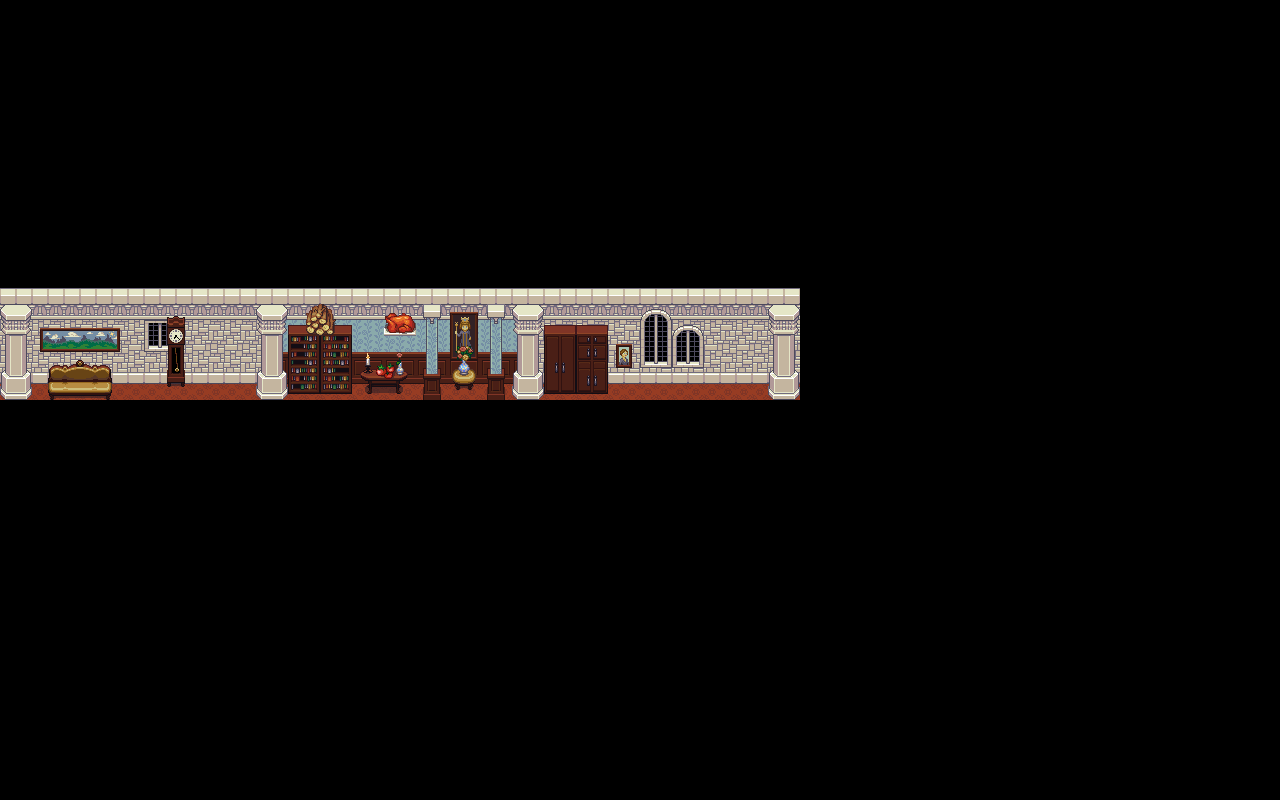

This is a level from a 2D game, rendered from its Tiled map with the project's own tilesets. A one-line summary and the map file follow, with tile-layer data summarised:
An orthogonal 80x50 tile map with 16x16 px tiles, 8 tile layers (regions_output, regions_input, input_murs, output_murs, ...), 5 tilesets.

<map version="1.0" orientation="orthogonal" renderorder="right-down" width="80" height="50" tilewidth="16" tileheight="16" nextobjectid="1">
 <tileset firstgid="1" name="castle" tilewidth="16" tileheight="16" tilecount="608" columns="16">
  <image source="../images/sprites/Interior/castle.png" width="256" height="608" />
 </tileset>
 <tileset firstgid="609" name="castlefloors_LPC_Base_Assets" tilewidth="16" tileheight="16" tilecount="400" columns="20">
  <image source="../images/sprites/Interior/castlefloors_LPC_Base_Assets.png" width="320" height="320" />
 </tileset>
 <tileset firstgid="1009" name="Inside_B_LPC" tilewidth="16" tileheight="16" tilecount="1024" columns="32">
  <image source="../images/sprites/Interior/Inside_B_LPC.png" width="512" height="512" />
 </tileset>
 <tileset firstgid="2033" name="Gem_by_hippo" tilewidth="16" tileheight="16" tilecount="1" columns="1">
  <image source="../images/sprites/Object/Gem_by_hippo.png" width="16" height="16" />
 </tileset>
 <tileset firstgid="2034" name="farming_fishing_submission_daneeklu" tilewidth="16" tileheight="16" tilecount="1600" columns="40">
  <image source="../images/sprites/Object/farming_fishing_submission_daneeklu.png" width="640" height="640" />
 </tileset>
 <layer name="regions_output" width="80" height="50">
  <data>[4000 cells, 350 non-empty, 12 distinct tile ids]</data>
 </layer>
 <layer name="regions_input" width="80" height="50">
  <data>[4000 cells, 294 non-empty, 12 distinct tile ids]</data>
 </layer>
 <layer name="input_murs" width="80" height="50">
  <data>[4000 cells, 300 non-empty, 12 distinct tile ids]</data>
 </layer>
 <layer name="output_murs" width="80" height="50">
  <data>[4000 cells, 64 non-empty, 8 distinct tile ids]</data>
 </layer>
 <layer name="output_tableaux" width="80" height="50">
  <data>[4000 cells, 42 non-empty, 36 distinct tile ids]</data>
 </layer>
 <layer name="output_obstacles" width="80" height="50">
  <data>[4000 cells, 150 non-empty, 101 distinct tile ids]</data>
 </layer>
 <layer name="output_top1" width="80" height="50">
  <data>[4000 cells, 22 non-empty, 22 distinct tile ids]</data>
 </layer>
 <layer name="output_top2" width="80" height="50">
  <data>[4000 cells, 4 non-empty, 4 distinct tile ids]</data>
 </layer>
</map>
